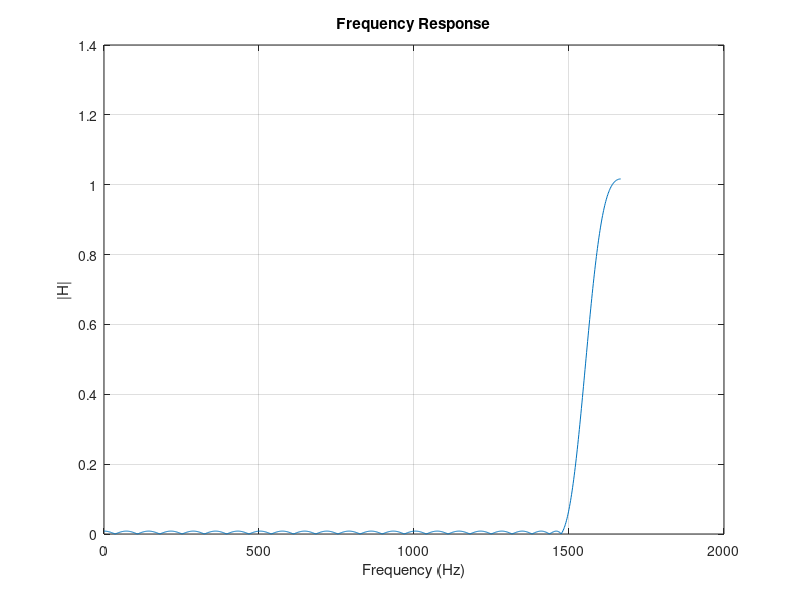

Reproduce this figure in MATLAB. (Note: this script raises an error after producing the figure.)
Ts = 0.3e-3;
fs = 1 / Ts;

fc = 770;
df = 6;
freq = [1480, 1630];

dp = 0.02;
ds = 0.01;

c = firpmord(freq, [0, 1], [ds, dp], fs, 'cell');
mPredicted = c{1};
mActual = mPredicted + 4;

bb = firpm(mActual, c{2 : end});

ww = 0 : pi / 1000 : pi;
HH = freqz(bb, 1, ww);
 
ff = linspace(0, 1 / 2 * fs, length(ww));

plot(ff, abs(HH));
xlabel('Frequency (Hz)');
ylabel('|H|');
title('Frequency Response');
grid on;

dial = DTMFdial('159D*286A', fs);

figure;
plotspec(dial, fs, 256);
xlabel('Time (s)');
ylabel('Frequency (Hz)');
title('Before Filter #2');

filtered = conv(dial, bb);

figure;
plotspec(filtered, fs, 256);
xlabel('Time (s)');
ylabel('Frequency (Hz)');
title('After Filter #2');